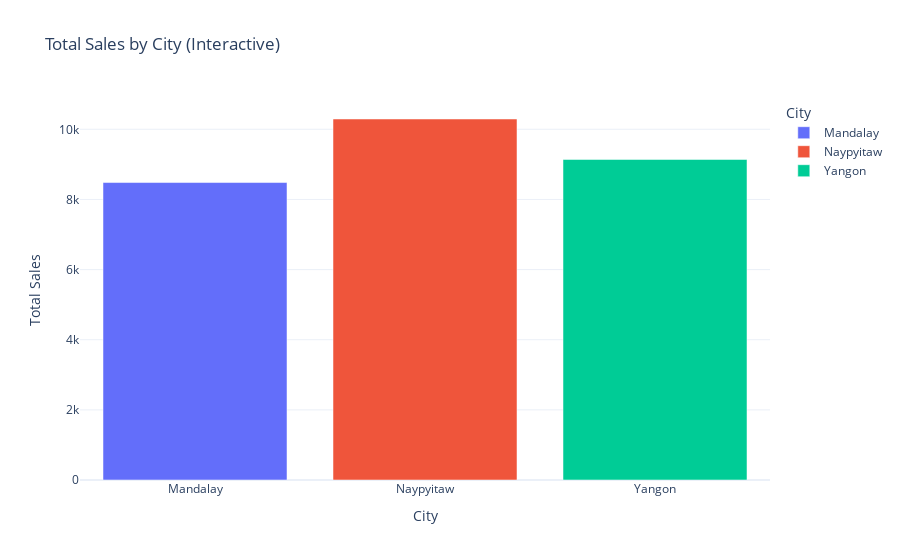

The notebook cell saved with this chart:
### Code cell
# --- Analysis 1: Total Sales by City (Interactive Bar Plot) ---
sales_by_city = df.groupby('City')['Total'].sum().reset_index()
fig_city_sales = px.bar(
    sales_by_city, x='City', y='Total', color='City',
    title='Total Sales by City (Interactive)',
    labels={'Total': 'Total Sales'}, template='plotly_white'
)
fig_city_sales.update_traces(hovertemplate="City: %{x}<br>Total Sales: %{y:.2f}")
fig_city_sales.show()

### Figure 1 — Plotly figure (JSON) as saved in the notebook; plotly's stock layout.template omitted (floating-point values rounded to 4 significant figures)
{"data": [{"hovertemplate": "City: %{x}<br>Total Sales: %{y:.2f}", "legendgroup": "Mandalay", "marker": {"color": "#636efa", "pattern": {"shape": ""}}, "name": "Mandalay", "orientation": "v", "showlegend": true, "textposition": "auto", "type": "bar", "x": ["Mandalay"], "xaxis": "x", "y": [8482.0], "yaxis": "y"}, {"hovertemplate": "City: %{x}<br>Total Sales: %{y:.2f}", "legendgroup": "Naypyitaw", "marker": {"color": "#EF553B", "pattern": {"shape": ""}}, "name": "Naypyitaw", "orientation": "v", "showlegend": true, "textposition": "auto", "type": "bar", "x": ["Naypyitaw"], "xaxis": "x", "y": [10290.0], "yaxis": "y"}, {"hovertemplate": "City: %{x}<br>Total Sales: %{y:.2f}", "legendgroup": "Yangon", "marker": {"color": "#00cc96", "pattern": {"shape": ""}}, "name": "Yangon", "orientation": "v", "showlegend": true, "textposition": "auto", "type": "bar", "x": ["Yangon"], "xaxis": "x", "y": [9140.0], "yaxis": "y"}], "layout": {"barmode": "relative", "legend": {"title": {"text": "City"}, "tracegroupgap": 0}, "title": {"text": "Total Sales by City (Interactive)"}, "xaxis": {"anchor": "y", "categoryarray": ["Mandalay", "Naypyitaw", "Yangon"], "categoryorder": "array", "domain": [0, 1], "title": {"text": "City"}}, "yaxis": {"anchor": "x", "domain": [0, 1], "title": {"text": "Total Sales"}}}}
